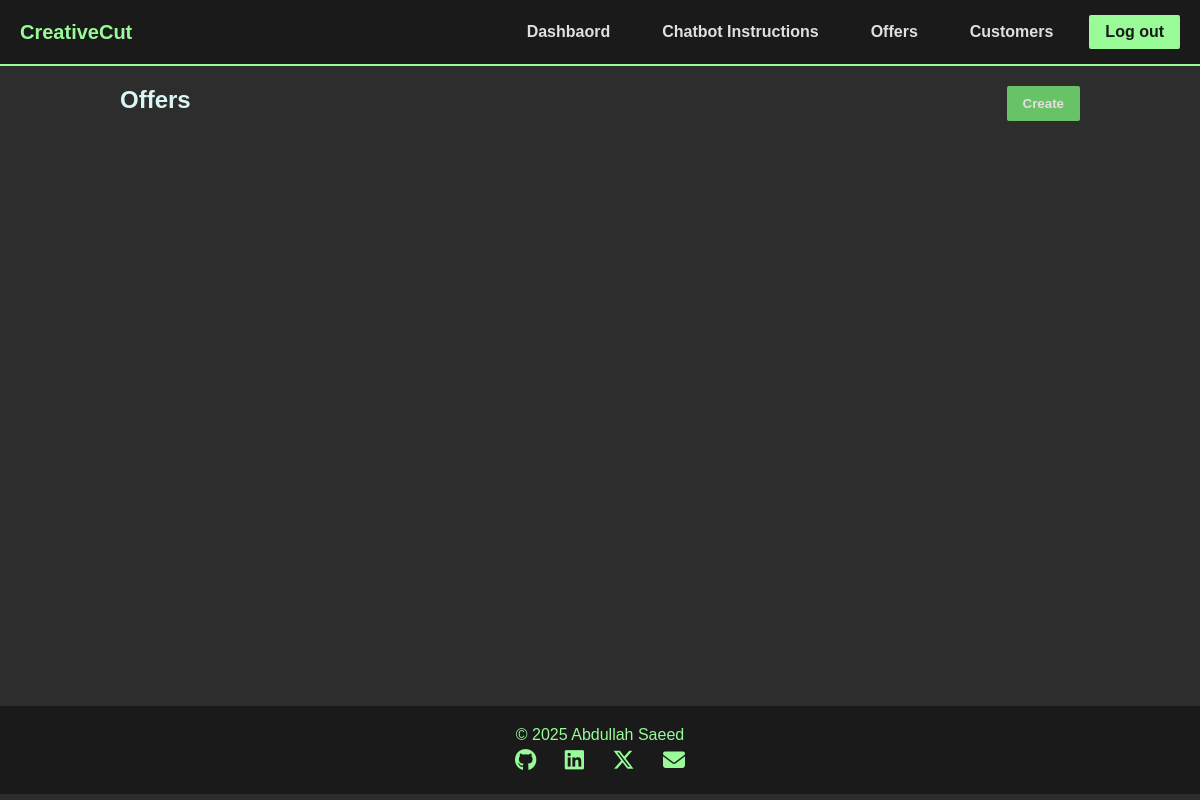
The app's page /api/offers/ (signed in), older data.
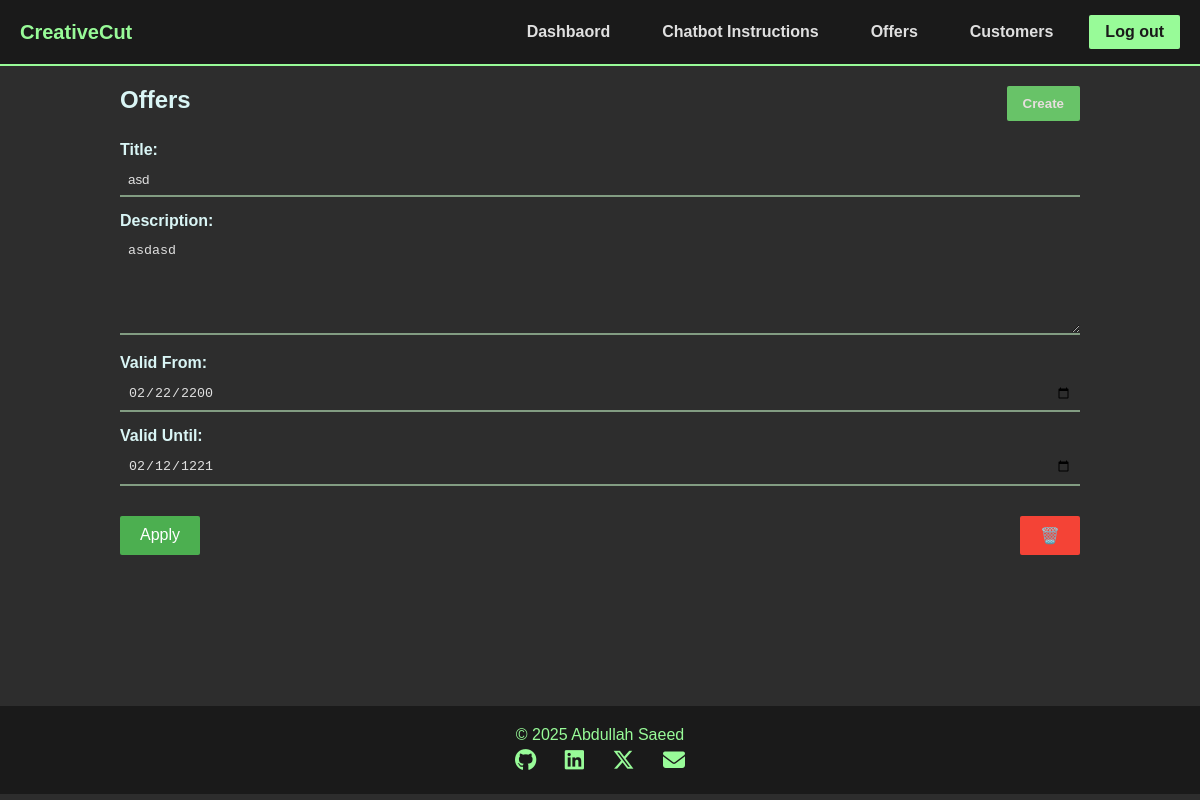
The same page, newer data.
### tables this page shows
CREATE TABLE offers (
    id INTEGER PRIMARY KEY AUTOINCREMENT,
    created_at DATETIME DEFAULT CURRENT_TIMESTAMP,
    title TEXT NOT NULL,
    description TEXT,
    valid_from DATE NOT NULL,
    valid_until DATE NOT NULL
);

### routes/offers.py (the view, shortened to what this page needs)
@offers_bp.route("/", methods=["GET", "POST"])
@login_required
def offers():
    db = current_app.get_db()
    try:
        if request.method == "GET":
            cur = db.execute("SELECT * FROM offers ORDER BY created_at DESC")
            rows = [dict(row) for row in cur.fetchall()]
            return render_template("offers.html", offers=rows)
    except Exception as e:
        return Response(json.dumps({"error": str(e)}), mimetype="application/json", status=500)

### main.py (called while the page is built)
def get_db():
    if "db" not in g:
        g.db = sqlite3.connect(DATABASE)
        g.db.row_factory = sqlite3.Row
    return g.db

### routes/auth.py (called while the page is built)
def login_required(f):
    @wraps(f)
    def decorated_function(*args, **kwargs):
        if "username" not in session:
            return redirect(url_for("auth.login"))
        return f(*args, **kwargs)
    return decorated_function

### templates/offers.html (shortened to what this page needs)
{% extends "base.html" %} {% block title %}Offers{% endblock%} {% block style %}
<link
  rel="stylesheet"
  href="{{ url_for('static', filename='css/offers.css') }}"
/>
{% endblock %} {% block content %}
<div>
  <div>
    <div class="title">
      <h2>Offers</h2>
      <button
        class="create"
        onclick="document.getElementById('createModal').style.display = 'block'"
      >
        Create
      </button>
    </div>
    <div>
      {% for offer in offers %}
      <div id="offer_{{ offer.id }}" class="element">
        <label for="title">Title:</label>
        <input
          type="text"
          id="title"
          name="title"
          value="{{ offer.title }}"
          required
        />
        <label for="description">Description:</label>
        <textarea id="description" name="description" required>
{{ offer.description }}</textarea
        >
        <label for="valid_from">Valid From:</label>
        <input
          type="date"
          id="valid_from"
          name="valid_from"
          value="{{ offer.valid_from }}"
          required
        />
        <label for="valid_until">Valid Until:</label>
        <input
          type="date"
          id="valid_until"
          name="valid_until"
          value="{{ offer.valid_until }}"
          required
        />
        <div class="action-buttons">
          <button
            class="update-btn"
            data-offer-id="{{ offer.id }}"
            onclick="updateOffer(this)"
          >
            Apply
          </button>
          <button
            class="delete-btn"
            data-offer-id="{{ offer.id }}"
            data-offer-title="{{ offer.title }}"
            onclick="deleteOffer(this)"
          >
            🗑️
          </button>
        </div>
      </div>
      {% endfor %}
    </div>
  </div>
</div>
{%endblock %}

### templates/base.html (shortened to what this page needs)
<!DOCTYPE html>
<html lang="en">
  <head>
    <link
      rel="stylesheet"
      href="https://cdnjs.cloudflare.com/ajax/libs/font-awesome/6.5.0/css/all.min.css"
    />
    <link
      rel="stylesheet"
      href="{{ url_for('static', filename='css/base.css') }}"
    />
    {% block style %}{% endblock %}
  </head>
  <body>
    <header>
      <header class="header">
        <div class="header-content">
          <a href="/" class="logo">
            <span class="logo-text">CreativeCut</span>
          </a>
          <nav class="nav-links">
            <a href="/api/dashboard" class="nav-link"> Dashbaord </a>
            <a href="/api/chatbot_instruction" class="nav-link">
              Chatbot Instructions
            </a>
            <a href="/api/offers" class="nav-link">Offers</a>
            <a href="/api/customers" class="nav-link">Customers</a>
            <a href="/api/auth/logout" class="nav-link logout">Log out</a>
          </nav>
        </div>
      </header>
    </header>
    <main class="content">{% block content %}{% endblock %}</main>
    <footer>
      <p>© 2025 Abdullah Saeed</p>
      <div class="social-icons">
        <a href="https://github.com/Abdullah-Saeed-BB" target="_blank"
          ><i class="fab fa-github"></i
        ></a>
        <a href="https://www.linkedin.com/in/abdullahsaeed-dev/" target="_blank"
          ><i class="fab fa-linkedin"></i
        ></a>
        <a href="https://x.com/Abdullah_SBB" target="_blank"
          ><i class="fa-brands fa-x-twitter"></i
        ></a>
        <a href="mailto::abdullah.saeed.b.b@gmail.com"
          ><i class="fas fa-envelope"></i
        ></a>
      </div>
    </footer>
  </body>
</html>

### static/css/base.css (style rules this page uses)
* { margin: 0; padding: 0; box-sizing: border-box; }
body { font-family: Arial, sans-serif; background-color: #2d2d2d; height: 100vh; justify-content: center; align-items: center; color: #d9f5f5; }
.content { padding: 20px; max-width: 1000px; margin: 0 auto; min-height: 75vh; }
.header { background-color: #1a1a1a; border-bottom: 2px solid #98fb98; padding: 15px 0; }
.header-content { max-width: 1200px; margin: 0 auto; display: flex; justify-content: space-between; align-items: center; padding: 0 20px; }
.logo { display: flex; align-items: center; gap: 10px; text-decoration: none; }
.logo-text { color: #98fb98; font-size: 20px; font-weight: bold; }
.nav-links { display: flex; gap: 20px; }
.nav-link { color: #e0e0e0; text-decoration: none; font-weight: bold; padding: 8px 16px; border-radius: 0; transition: 0.3s ease; }
.nav-link.logout { background-color: #98fb98; color: #1a1a1a; border-radius: 2px; }
footer { background-color: #1a1a1a; color: #98fb98; text-align: center; padding: 20px; margin-top: 40px; }
footer p { margin-bottom: 4px; }
footer .social-icons a { color: #98fb98; font-size: 22px; margin: 0 12px; transition: color 0.3s, transform 0.2s; }

### static/css/offers.css (style rules this page uses)
.title { margin-bottom: 20px; display: flex; justify-content: space-between; }
.create { color: rgb(231, 222, 222); padding: 10px 16px; background-color: #68c368; border: none; border-radius: 2px; font-weight: bold; transition: 0.3s ease; }
.element { margin-bottom: 50px; }
label { display: block; margin-top: 15px; font-weight: bold; }
input[type="text"], textarea, input[type="date"] { background-color: #2d2d2d; color: #e0e0e0; border: none; border-bottom: 2px solid #829c82; width: 100%; padding: 8px; margin-top: 5px; box-sizing: border-box; transition: 0.3s ease; }
textarea { resize: vertical; height: 100px; }
.action-buttons { display: flex; justify-content: space-between; margin-top: 30px; }
.action-buttons button { padding: 10px 20px; cursor: pointer; border: none; border-radius: 2px; font-size: 1em; }
.update-btn, .create-btn { background-color: #4caf50; color: white; }
.delete-btn { background-color: #f44336; color: white; }

Row changes from the older to the newer data that the page shows:
added offers: title "asd", description "asdasd", valid_from "02/22/2200", valid_until "02/12/1221"
